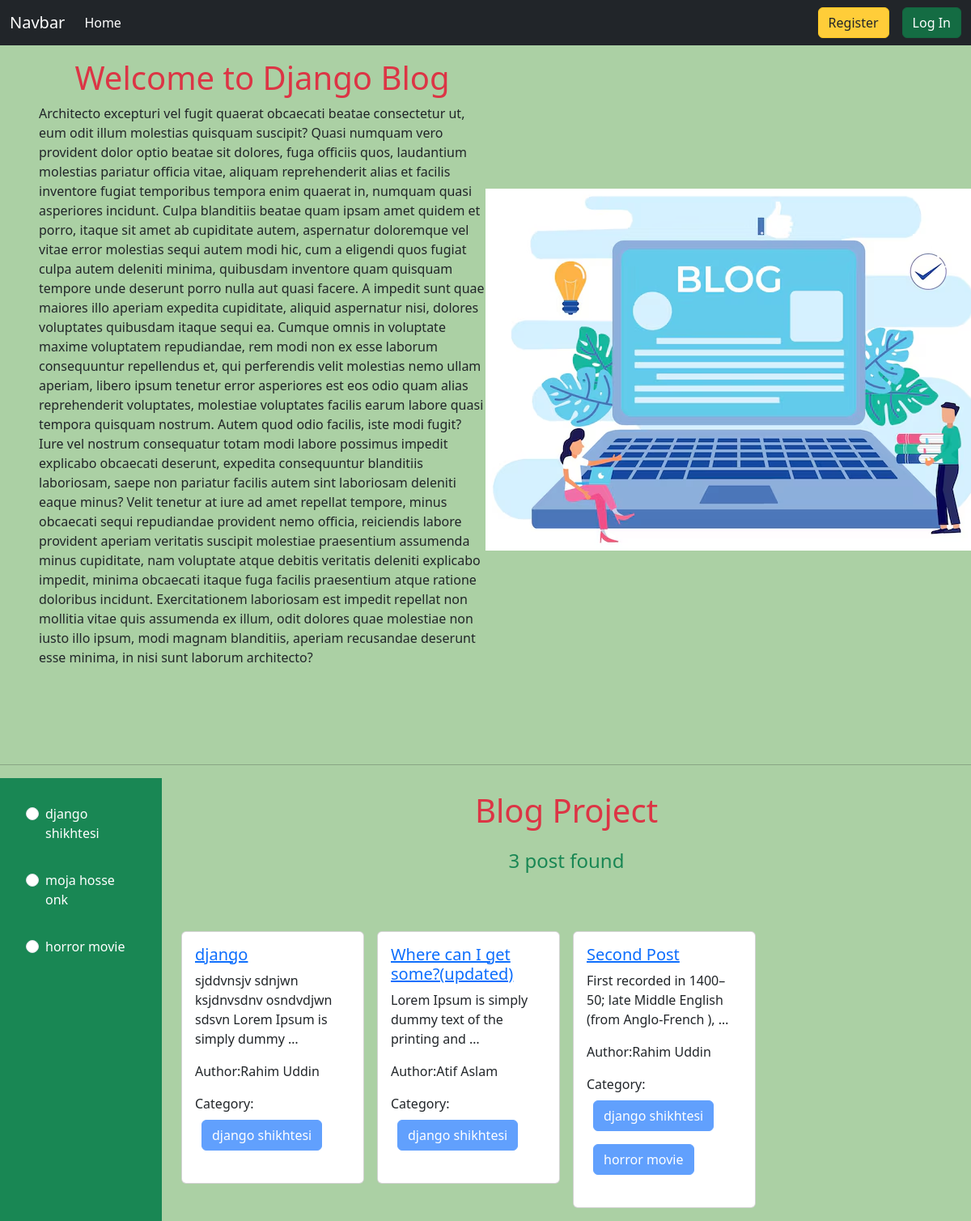
Page /category/django-shikhtesi/ on the committed database.
### categories/models.py (models this page shows, shortened)
class Category(models.Model):
    name = models.CharField(max_length = 100)
    slug = models.SlugField(max_length=200, unique = True, null = True, blank = True)

### posts/models.py (models this page shows, shortened)
class Post(models.Model):
    title = models.CharField(max_length = 50)
    content = models.TextField()
    category = models.ManyToManyField(Category)
    author = models.ForeignKey(User, on_delete = models.CASCADE)
    image = models.ImageField(upload_to='posts/images/', blank = True, null = True)

### Blog_project/views.py (the view)
# urls.py: 2. Add a URL to urlpatterns:  path('', views.home, name='home')
def home(request, category_slug = None):
    data = Post.objects.all()
    if category_slug is not None:
        category = Category.objects.get(slug = category_slug)
        data = Post.objects.filter(category = category)
    categories = Category.objects.all()
    return render(request, 'home.html', {'data': data, 'cat':categories})

### templates/home.html
{% extends 'base.html' %} {% load static %} {% block content %}
<section>
  <div class="d-flex flex-wrap px-5 pt-3 align-items-center">
    <div class="col-6">
      <h1 class="text-center text-danger">Welcome to Django Blog</h1>
      <p>{% lorem 3 b random %}</p>
    </div>
    <div class="col-6">
      <img src="{% static 'blog.avif' %}" />
    </div>
  </div>
</section>
<section class="pt-3">
  <br>
  <br>
  <br>
  <hr>
  <div class="d-flex flex-wrap">
    <div class="col-2 bg-success p-3">
      {% for c in cat %}
      <div class="p-3">
        <div class="form-check">
          <input
            class="form-check-input"
            type="radio"
            name="category"
            id="{{c.id}}"
            value="option1"
            unchecked
          />
          <label class="form-check-label" for="{{c.id}}">
            <a
              href="{% url 'category_wise_post' c.slug %}"
              class="text-decoration-none text-white"
              >{{c.name}}</a
            >
          </label>
        </div>
      </div>
      {% endfor %}
    </div>
    <div class="col-10 flex-wrap">
      <h1 class="text-center text-danger pt-3">Blog Project</h1>
      <h4 class="text-center text-success pt-3">{{data | length}} post found</h4>
      <div class="d-flex flex-wrap p-3">
        {% for post in data %}
        <div class="col-sm-3 mb-3 mb-sm-0 pt-5">
          <div class="card mx-2">
            <div class="card-body">
              <h5 class="card-title"><a href="{% url 'detailsPost' post.id %}">{{post.title}}</a></h5>
              <p class="card-text">{{post.content | truncatewords:10}}</p>
              <p>Author:{{post.author.first_name}} {{post.author.last_name}}</p>
              <p>
                Category: {%for cat in post.category.all %}
                <button class="btn btn-primary m-2" disabled>{{cat.name}}</button>
                {%endfor%}
              </p>
            </div>
          </div>
        </div>
        {% endfor %}
      </div>
    </div>
  </div>
</section>
{% endblock %}

### rows in the picture
Category: name "django shikhtesi"
Category: name "moja hosse onk"
Category: name "horror movie"
Post: title "django", content "sjddvnsjv sdnjwn ksjdnvsdnv osndvdjwn sdsvn Lorem Ipsum is simply dummy …", author.first_name "Rahim", author.last_name "Uddin"
Post: title "Where can I get some?(updated)", content "Lorem Ipsum is simply dummy text of the printing and …", author.first_name "Atif", author.last_name "Aslam"
Post: title "Second Post", content "First recorded in 1400–50; late Middle English (from Anglo-French ), …", author.first_name "Rahim", author.last_name "Uddin"

### other values in the picture
{{ data | length }} "3"
